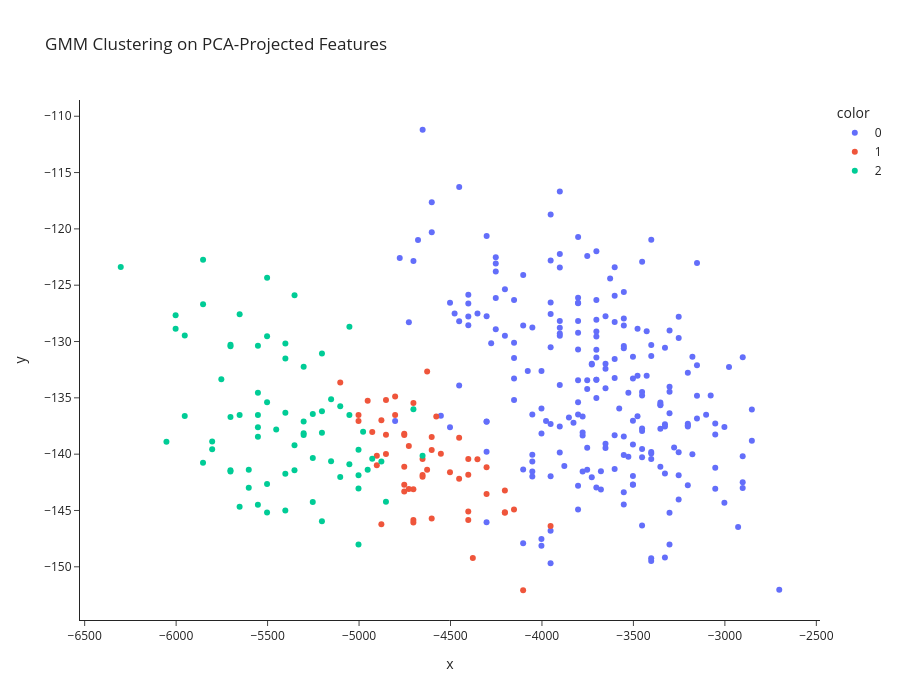

Notebook cell for this chart:
### Code cell
fig = px.scatter(pdf_gmm, x="x", y="y", color=pdf_gmm["prediction"].astype(str),
                 title="GMM Clustering on PCA-Projected Features")
fig.update_layout(template="simple_white",
                  width=900, 
                  height=700,)
fig.show()

### Figure 1 — Plotly figure (JSON) as saved in the notebook; plotly's stock layout.template omitted (floating-point values rounded to 4 significant figures; data arrays with more than 128 entries replaced by an {"elided": "..."} marker saying what was removed)
{"data": [{"hovertemplate": "color=0<br>x=%{x}<br>y=%{y}<extra></extra>", "legendgroup": "0", "marker": {"color": "#636efa", "symbol": "circle"}, "mode": "markers", "name": "0", "orientation": "v", "showlegend": true, "type": "scatter", "x": {"elided": "219 float values"}, "xaxis": "x", "y": {"elided": "219 float values"}, "yaxis": "y"}, {"hovertemplate": "color=1<br>x=%{x}<br>y=%{y}<extra></extra>", "legendgroup": "1", "marker": {"color": "#EF553B", "symbol": "circle"}, "mode": "markers", "name": "1", "orientation": "v", "showlegend": true, "type": "scatter", "x": [-4503.0, -4453.0, -4553.0, -4803.0, -4403.0, -4653.0, -4653.0, -4203.0, -4153.0, -4803.0, -5003.0, -4403.0, -5003.0, -4103.0, -4603.0, -4703.0, -4953.0, -4353.0, -3953.0, -4303.0, -4753.0, -4903.0, -4203.0, -5103.0, -4853.0, -4403.0, -4903.0, -4303.0, -4453.0, -4203.0, -4403.0, -4703.0, -4653.0, -4703.0, -4753.0, -4703.0, -4603.0, -4753.0, -4628.0, -4728.0, -4753.0, -4603.0, -4878.0, -4753.0, -4853.0, -4878.0, -4628.0, -4728.0, -4578.0, -4378.0, -4928.0, -4853.0], "xaxis": "x", "y": [-141.6, -142.2, -140.0, -136.5, -140.4, -140.4, -141.9, -145.2, -144.9, -134.9, -137.1, -145.1, -136.5, -152.1, -139.6, -135.4, -135.3, -140.5, -146.4, -143.5, -143.3, -140.1, -145.2, -133.6, -135.2, -141.8, -141.0, -141.2, -138.6, -143.2, -145.8, -145.8, -142.0, -146.1, -142.7, -143.1, -138.5, -141.1, -141.4, -139.3, -138.2, -145.7, -137.0, -138.3, -138.3, -146.2, -132.7, -143.1, -136.7, -149.2, -138.0, -140.0], "yaxis": "y"}, {"hovertemplate": "color=2<br>x=%{x}<br>y=%{y}<extra></extra>", "legendgroup": "2", "marker": {"color": "#00cc96", "symbol": "circle"}, "mode": "markers", "name": "2", "orientation": "v", "showlegend": true, "type": "scatter", "x": [-5703.0, -5703.0, -5403.0, -5203.0, -5153.0, -5553.0, -5853.0, -5853.0, -6303.0, -5353.0, -5703.0, -5053.0, -5103.0, -5653.0, -5553.0, -5253.0, -5053.0, -6053.0, -5153.0, -5403.0, -5253.0, -5353.0, -5703.0, -5553.0, -5403.0, -5303.0, -5303.0, -5003.0, -5053.0, -5003.0, -5553.0, -5303.0, -5653.0, -5703.0, -5803.0, -5553.0, -5003.0, -5103.0, -5203.0, -5803.0, -6003.0, -5953.0, -5453.0, -5353.0, -5603.0, -5303.0, -5553.0, -4953.0, -5403.0, -5653.0, -5203.0, -4928.0, -5253.0, -4853.0, -5603.0, -4978.0, -5503.0, -5503.0, -4703.0, -5503.0, -5503.0, -5003.0, -5953.0, -4653.0, -5503.0, -5853.0, -4878.0, -6003.0, -5753.0, -5203.0, -5403.0], "xaxis": "x", "y": [-141.5, -130.3, -131.5, -138.1, -135.1, -130.4, -122.7, -126.7, -123.4, -139.2, -130.4, -136.5, -135.7, -127.6, -134.5, -140.3, -128.7, -138.9, -140.6, -136.3, -136.4, -125.9, -136.7, -136.5, -141.7, -132.2, -138.1, -148.0, -140.9, -141.9, -138.4, -138.3, -144.7, -141.4, -138.9, -137.6, -143.0, -142.0, -136.2, -139.6, -127.7, -129.5, -137.8, -141.4, -141.4, -137.1, -144.5, -141.4, -145.0, -136.5, -146.0, -140.4, -144.2, -144.2, -143.0, -138.0, -142.7, -129.5, -136.0, -135.4, -124.3, -139.6, -136.6, -140.2, -145.2, -140.8, -140.6, -128.9, -133.4, -131.1, -130.2], "yaxis": "y"}], "layout": {"height": 700, "legend": {"title": {"text": "color"}, "tracegroupgap": 0}, "title": {"text": "GMM Clustering on PCA-Projected Features"}, "width": 900, "xaxis": {"anchor": "y", "domain": [0, 1], "title": {"text": "x"}}, "yaxis": {"anchor": "x", "domain": [0, 1], "title": {"text": "y"}}}}
